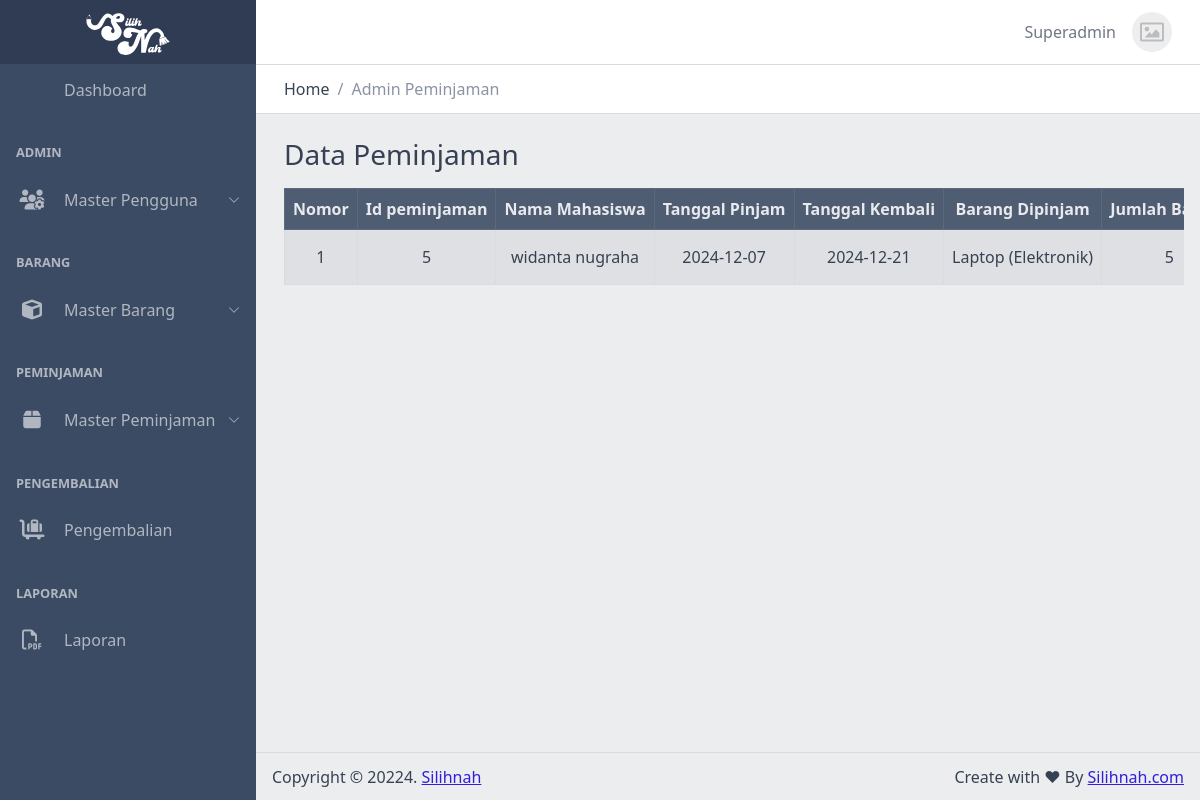
Page /views/admin/peminjaman/ (signed in) on the committed database.
### tables this page shows
CREATE TABLE `peminjaman` (
  `id_peminjaman` int NOT NULL,
  `id_mahasiswa` int NOT NULL,
  `tanggal_pinjam` date NOT NULL,
  `tanggal_kembali` date NOT NULL,
  `id_petugas` int DEFAULT NULL,
  `id_status` int DEFAULT NULL
);

CREATE TABLE `mahasiswa` (
  `id_mahasiswa` int NOT NULL,
  `id_user` int NOT NULL,
  `nim` varchar(10) DEFAULT NULL,
  `nama` varchar(255) DEFAULT NULL,
  `telpon` varchar(13) DEFAULT NULL,
  `jenis_kelamin` enum('Laki-Laki','Perempuan') DEFAULT NULL,
  `tanggal_lahir` date DEFAULT NULL,
  `alamat` text,
  `agama` enum('Hindu','Islam','Budha','Kristen','Katolik','Konghucu') DEFAULT NULL
);

### functions/peminjaman.php (called while the page is built, shortened)
<?php
include 'connect.php';
class Peminjaman extends Connect
{
    public function getAllDataStatusPendding()
    {
        $query = "SELECT
            peminjaman.id_peminjaman,
            peminjaman.id_mahasiswa,
            peminjaman.id_petugas,
            peminjaman.id_status,
            peminjaman.id_peminjaman,
            peminjaman.tanggal_pinjam,
            peminjaman.tanggal_kembali,
            mahasiswa.nama AS nama_mahasiswa,
            petugas.nama AS nama_petugas,
            status.nama_status AS nama_status,
            GROUP_CONCAT(CONCAT(barang.nama, ' (', kategori.nama, ')') SEPARATOR ', ') AS barang_dipinjam,
            GROUP_CONCAT(detail_peminjaman.jumlah SEPARATOR ', ') AS jumlah_barang
        FROM
            peminjaman
        LEFT JOIN
            detail_peminjaman ON peminjaman.id_peminjaman = detail_peminjaman.id_peminjaman
        LEFT JOIN
            barang ON detail_peminjaman.id_barang = barang.id_barang
        LEFT JOIN
            kategori ON barang.id_kategori = kategori.id_kategori
        LEFT JOIN
            mahasiswa ON peminjaman.id_mahasiswa = mahasiswa.id_mahasiswa
        LEFT JOIN
            petugas ON peminjaman.id_petugas = petugas.id_petugas
        LEFT JOIN
            status ON peminjaman.id_status = status.id_status
        WHERE peminjaman.id_status = 2
        GROUP BY
            peminjaman.id_peminjaman";
        $result = mysqli_query($this->conn, $query);
        $data = [];
        while ($row = mysqli_fetch_assoc($result)) {
            $data[] = $row;
        }
        return $data;
    }
    public function getDataStatus()
    {
        $query = "SELECT * FROM status";
        $result = mysqli_query($this->conn, $query);
        $data = [];
        while ($row = mysqli_fetch_assoc($result)) {
            $data[] = $row;
        }
        return $data;
    }
}

### functions/connect.php (called while the page is built, shortened)
<?php
class Connect
{
    private $host = 'localhost';
    private $user = 'root';
    private $pass = '';
    private $db = 'silihnah';
    function __construct()
    {
        $this->conn = new mysqli($this->host, $this->user, $this->pass, $this->db);
    }
}

### views/admin/peminjaman/index.php (the view, shortened to what this page needs)
<?php
include '../../../functions/peminjaman.php';
$peminjaman = new Peminjaman();
$data = $peminjaman->getAllDataStatusPendding();
$dataStatus = $peminjaman->getDataStatus();
?>
<?php include('../../templates/header.php'); ?>
<div class="container-fluid">
    <div class="row justify-content-center">
        <div class="col">
            <h3>Data Peminjaman</h3>
        </div>
    </div>
</div>
<div class="container-fluid table-responsive">
    <table id="data-table" class="table text-nowrap table-bordered table-striped text-center mt-2 align-middle">
        <thead class="table-dark">
            <tr>
                <th>Nomor</th>
                <th>Id peminjaman</th>
                <th>Nama Mahasiswa</th>
                <th>Tanggal Pinjam</th>
                <th>Tanggal Kembali</th>
                <th>Barang Dipinjam</th>
                <th>Jumlah Barang</th>
            </tr>
        </thead>
        <tbody>
            <?php $no = 1; ?>
            <?php foreach ($data as $row) : ?>
                <tr>
                    <td><?= $no++; ?></td>
                    <td><?= $row['id_peminjaman']; ?></td>
                    <td><?= $row['nama_mahasiswa']; ?></td>
                    <td><?= $row['tanggal_pinjam']; ?></td>
                    <td><?= $row['tanggal_kembali']; ?></td>
                    <td><?= $row['barang_dipinjam']; ?></td>
                    <td><?= $row['jumlah_barang']; ?></td>
                </tr>
            <?php endforeach; ?>
        </tbody>
    </table>
</div>
<?php include('../../templates/footer.php'); ?>

### assets/css/main.css (style rules this page uses)
body { background-color: #e9ecef; }

### rows in the picture
peminjaman: id_peminjaman "5", id_mahasiswa.nama "widanta nugraha", tanggal_pinjam "2024-12-07", tanggal_kembali "2024-12-21", barang_dipinjam "Laptop (Elektronik)", jumlah_barang "5"

### other values in the picture
$_SESSION['user']['username'] "Superadmin"
$title "Admin Peminjaman"
